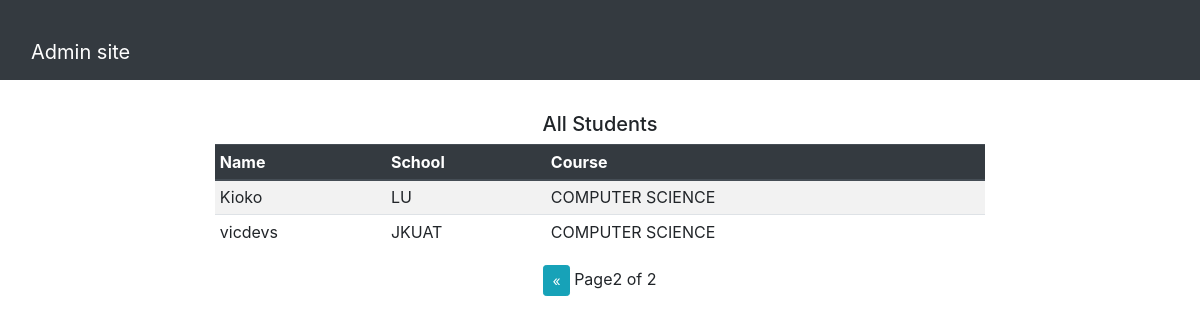
Screenshot of /portaladmin/students/?page=2 (signed in) with the database file from the repository.
### openings/models.py (models this page shows, shortened)
class Student(models.Model):
    user = models.OneToOneField(User, on_delete=models.CASCADE)
    school = models.ForeignKey(School, on_delete=models.CASCADE, null=True)
    course = models.CharField(max_length=100, null=True )
    transcript = models.FileField(upload_to=file_path,null=True)

class User(AbstractUser):
    is_student = models.BooleanField(default=False)
    is_company = models.BooleanField(default=False)
    is_school = models.BooleanField(default=False)
    first_name = models.CharField(max_length=100)
    last_name = models.CharField(max_length=100)
    official_name = models.CharField(max_length=100, null=True, default="school")
    email = models.CharField(max_length=100, null=True)

class School(models.Model):
    user = models.OneToOneField(User, on_delete=models.CASCADE)
    reg_no = models.CharField(max_length=100, null=True, unique=True)
    def __str__(self):
        return self.user.username

### openings/views.py (the view)
# urls.py: path('portaladmin/students/',  admin_students, name="admin_students"),
@login_required
def admin_students(request):
    if request.user.is_staff:
        student_list = Student.objects.all().order_by('-id')
        page = request.GET.get('page', 1)
        paginator = Paginator(student_list, 15)
        try:
            students = paginator.page(page)
        except PageNotAnInteger:
            students = paginator.page(1)
        except EmptyPage:
            students = paginator.page(paginator.num_pages)
        context = {
            'students':students,
        }
    return render(request, 'admin-students.html', context)

### templates/admin-students.html (shortened to what this page needs)
{% extends 'base.html' %}
{% block content %}
<nav class="navbar navbar-dark bg-dark ">
    <div class="container-fluid mt-4">
      <a class="navbar-brand" href="{% url 'portaladmin' %}">Admin site</a>
    </div>
  </nav>
    <div class="container-fluid mt-4">
        <div class="row ">
            <div class="col-md-2"></div>
            <div class="col-md-8">
                <div class="table-responsive">
                    <h5 class="text-center mt-2 mb-2">All Students</h5>
                    <table class="table table-sm table-striped table-hover">
                      <thead class=" thead-dark">
                        <tr>
                          <th scope="col">Name</th>
                          <th scope="col">School</th>
                          <th scope="col">Course</th>
                        </tr>
                      </thead>
                      <tbody>
                        {% for student in students %}
                          <tr>
                              <td>{{student.user.username}}</td>
                              <td>{{student.school}}</td>
                              <td>{{student.course}}</td>
                              </tr>
                        {% endfor %}
                      </tbody>
                      </table>
                    </div>
                        <div class="pagination align-items-center justify-content-center">
                          <span class="step-links">
                              {% if students.has_previous %}
                                  <a class="btn btn-info btn-sm" href="?page={{ students.previous_page_number }}">&laquo;</a>
                              {% endif %}
                              <span class="current">
                                   Page{{ students.number }} of {{ students.paginator.num_pages }}
                              </span>
                          </span>
                      </div>
            </div>
            <div class="col-md-2"></div>
        </div>
    </div>
{% endblock %}

### rows the page displays
Student: user.username "Kioko", school "LU", course "COMPUTER SCIENCE"
Student: user.username "vicdevs", school "JKUAT", course "COMPUTER SCIENCE"

### other values shown
{{ students.number }} "2"
{{ students.paginator.num_pages }} "2"
